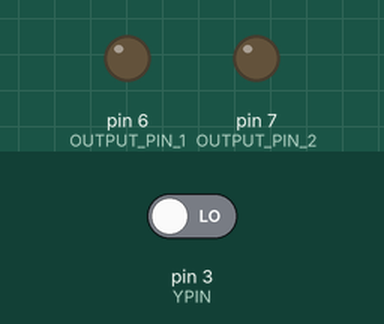
Recording of a sketch running on a simulated Arduino Uno, built with avr-gcc and run on an emulated ATmega328P. On the bench: output pins drawn as LEDs (lit = HIGH). The test bench sets the inputs (shaded band); at power-on: pin 3 (YPIN) LOW. Storage starts empty; what the sketch prints to the serial monitor is not drawn.

Above: at 2.2 s.
At 3.3 s:
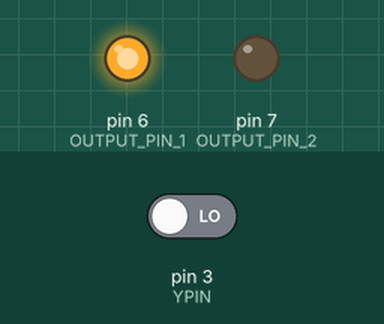
At 4.37 s:
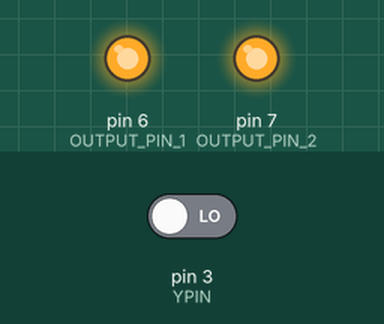
Timing chart, 0 to 4.8 s (numbered marks = the images above):
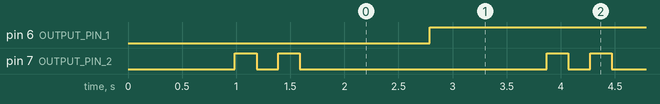

Measured:
- by itself, pin 6 (OUTPUT_PIN_1): LOW → HIGH at 2.8 s
- by itself, pin 7 (OUTPUT_PIN_2): moves between LOW and HIGH, repeating every 16.7 s
- by itself, everything shown: repeats every 2.4 s, in 4 steps

The sketch:

coffee_cup_cam.ino
```cpp
///////////////////////////////////////////////////////////////////////////////////
// Coffee Cup Capture Camera by Steve Hobley (www.stephenhobley.com)
// [Based on the
// Crittergram Capture Cam
// by Julius Schmiedel]
// for http://makezine.com/weekendprojects/
///////////////////////////////////////////////////////////////////////////////////

// Camera definitions

#define VC0706_PROTOCOL_SIGN 			0x56
#define VC0706_SERIAL_NUMBER 			0x00
#define VC0706_COMMAND_RESET			0x26
#define VC0706_COMMAND_GEN_VERSION		0x11
#define VC0706_COMMAND_TV_OUT_CTRL		0x44
#define VC0706_COMMAND_OSD_ADD_CHAR		0x45
#define VC0706_COMMAND_DOWNSIZE_SIZE		0x53
#define VC0706_COMMAND_READ_FBUF		0x32
#define FBUF_CURRENT_FRAME			0
#define FBUF_NEXT_FRAME				0
#define VC0706_COMMAND_FBUF_CTRL		0x36
#define VC0706_COMMAND_COMM_MOTION_CTRL		0x37
#define VC0706_COMMAND_COMM_MOTION_DETECTED	0x39
#define VC0706_COMMAND_POWER_SAVE_CTRL		0x3E
#define VC0706_COMMAND_COLOR_CTRL		0x3C
#define VC0706_COMMAND_MOTION_CTRL		0x42
#define VC0706_COMMAND_WRITE_DATA		0x31
#define VC0706_COMMAND_GET_FBUF_LEN		0x34
#define READ_DATA_BLOCK_NO			56

#define OUTPUT_PIN_1                            6
#define OUTPUT_PIN_2                            7
#define BUTTON_PIN                              5

// Make the reset lower than the tilt to add a little software hysteresis
#define THRESHOLD_TILT 800
#define THRESHOLD_RESET 600

#define OUTPUT1 6
#define OUTPUT2 7

#define XPIN 2
#define YPIN 3

/*******************************************************************************/

unsigned char 	tx_counter;
unsigned char 	tx_vcbuffer[20];
bool		tx_ready;
bool		rx_ready;
unsigned char 	rx_counter;
unsigned char 	VC0706_rx_buffer[80];
uint32_t 	frame_length=0;
uint32_t 	vc_frame_address =0;
uint32_t 	last_data_length=0;

// SD card stuff
#include <SPI.h>
#include <SD.h>
File myFile;

// where is the SD card connected? seeed = SS, ethernet shield = 4
const uint8_t SdChipSelect = 10;

char myFileName[16];
int image_number = 1;


/*******************************************************************************/
/*******************************************************************************/
void setup()
{
    FlashPin(2, OUTPUT_PIN_1);

    pinMode(XPIN, INPUT);
    pinMode(YPIN, INPUT);

    pinMode(OUTPUT_PIN_1, OUTPUT);
    pinMode(OUTPUT_PIN_2, OUTPUT);
    pinMode(BUTTON_PIN, INPUT_PULLUP);
    digitalWrite(OUTPUT_PIN_1, LOW);
    digitalWrite(OUTPUT_PIN_2, LOW);

    // we are using the standard SD library. pin 4 = ardunio ethernet shield - pin 10 = seeed sd shield
    SD.begin(SdChipSelect);

    Serial.begin(115200);

    // set jpeg quality
    VC0706_compression_ratio(90);
    delay(100);

    capture_photo("setup.jpg");

    FlashPin(2, OUTPUT_PIN_2);
}

/*******************************************************************************/
/*******************************************************************************/
void loop()
{

    // create a new file each and every time
    ResetFileName();

    WaitForTilt(YPIN);

    while (!CheckForReset(YPIN))
    {
      ResetFileName();
      // take picture
      capture_photo(myFileName);
      delay(10);

      FlashPin(2, OUTPUT_PIN_2);
      delay(500);
    }

    WaitForReset(YPIN);
}

/*******************************************************************************/
int ResetFileName()
{
  while (image_number != 0)
  {
    sprintf(myFileName, "CC_%04d.jpg", image_number);
    if (SD.exists(myFileName) == false) break;
    image_number++;
  }
}

/*******************************************************************************/
int ReadAxis(int pin)
{

// variables to read the pulse widths:
  int pulse;

  // variables to contain the resulting accelerations
  int acceleration;

  // read pulse from x- and y-axes:
  pulse = pulseIn(pin,HIGH);

  // convert the pulse width into acceleration
  // accelerationX and accelerationY are in milli-g's:
  // earth's gravity is 1000 milli-g's, or 1g.
  acceleration = ((pulse / 10) - 500) * 8;

  return acceleration;
}
/*******************************************************************************/
void WaitForButton()
{
  while (digitalRead(BUTTON_PIN) == HIGH)
  {
    delay(50);
  };
  digitalWrite(OUTPUT_PIN_1, HIGH);
  delay(500); // Simple debounce
  digitalWrite(OUTPUT_PIN_1, LOW);
}

/*******************************************************************************/
void FlashPin(int nooftimes, int pin)
{
  digitalWrite(pin, LOW);
  for (int i = 0; i < nooftimes; i++)
  {
    digitalWrite(pin, HIGH);
    delay(200);
    digitalWrite(pin, LOW);
    delay(200);
  }
}

/*******************************************************************************/
void WaitForTilt(int pin)
{
  while (ReadAxis(pin) > THRESHOLD_TILT)
  {
    delay(100);
  }
  digitalWrite(OUTPUT1, HIGH);
}

/*******************************************************************************/
void WaitForReset(int pin)
{
  while (ReadAxis(pin) < THRESHOLD_RESET)
  {
    delay(100);
  }
  digitalWrite(OUTPUT1, LOW);
}

/*******************************************************************************/
boolean CheckForReset(int pin)
{
  return (ReadAxis(pin) > THRESHOLD_RESET);
}
/*******************************************************************************
 * Function Name  : capture_photo
 * Description	  : capture a photo and store the file named temp.jpg into SD
 *
 * Input		  : None
 *
 * Output		  : None
 * Return		  : None
 *******************************************************************************/
void capture_photo(char myFileName[])
{

        // make sure video engine is running
  	VC0706_frame_control(3);
	delay(10);

        // Check to see if the file exists:
	// if exists,delete the file:
	if(SD.exists(myFileName)) SD.remove(myFileName);


        // freeze video enginge
	VC0706_frame_control(0);
	delay(10);
	rx_ready=false;
	rx_counter=0;

	Serial.end();			// clear all rx buffer
	delay(5);

	Serial.begin(115200);

	//get frame buffer length
	VC0706_get_framebuffer_length(0);
	delay(10);
	buffer_read();

	// store frame buffer length for coming reading
	frame_length=(VC0706_rx_buffer[5]<<8)+VC0706_rx_buffer[6];
	frame_length=frame_length<<16;
	frame_length=frame_length+(0x0ff00&(VC0706_rx_buffer[7]<<8))+VC0706_rx_buffer[8];

	vc_frame_address =READ_DATA_BLOCK_NO;

	myFile=SD.open(myFileName, FILE_WRITE);
	while(vc_frame_address<frame_length)
        {
  	  VC0706_read_frame_buffer(vc_frame_address-READ_DATA_BLOCK_NO, READ_DATA_BLOCK_NO);
		delay(9);

		//get the data with length=READ_DATA_BLOCK_NObytes
		rx_ready=false;
		rx_counter=0;
		buffer_read();

		// write data to file
		myFile.write(VC0706_rx_buffer+5,READ_DATA_BLOCK_NO);

		//read next READ_DATA_BLOCK_NO bytes from frame buffer
		vc_frame_address=vc_frame_address+READ_DATA_BLOCK_NO;

		}

	// get the last data
	vc_frame_address=vc_frame_address-READ_DATA_BLOCK_NO;

	last_data_length=frame_length-vc_frame_address;


	VC0706_read_frame_buffer(vc_frame_address,last_data_length);
	delay(9);
	//get the data
	rx_ready=false;
	rx_counter=0;
	buffer_read();

	myFile.write(VC0706_rx_buffer+5,last_data_length);

	myFile.close();

        // restart video enginge
	VC0706_frame_control(3);
	delay(10);
}


/*******************************************************************************
 * Function Name  : VC0706_read_frame_buffer
 * Description    : read image data from FBUF
 *
 * Input          : buffer_address(4 bytes); buffer_length(4 bytes)   ******YO!*******
 *
 * Output         : None
 * Return         : None
 *******************************************************************************/
void VC0706_read_frame_buffer(unsigned long buffer_address, unsigned long buffer_length)
{

	tx_vcbuffer[0]=VC0706_PROTOCOL_SIGN;
	tx_vcbuffer[1]=VC0706_SERIAL_NUMBER;
	tx_vcbuffer[2]=VC0706_COMMAND_READ_FBUF;
	tx_vcbuffer[3]=0x0c;
	tx_vcbuffer[4]=FBUF_CURRENT_FRAME;
	tx_vcbuffer[5]=0x0a;		// 0x0a=data transfer by MCU mode; 0x0f=data transfer by SPI interface
	tx_vcbuffer[6]=buffer_address>>24;			//starting address
	tx_vcbuffer[7]=buffer_address>>16;
	tx_vcbuffer[8]=buffer_address>>8;
	tx_vcbuffer[9]=buffer_address&0x0ff;

	tx_vcbuffer[10]=buffer_length>>24;		// data length
	tx_vcbuffer[11]=buffer_length>>16;
	tx_vcbuffer[12]=buffer_length>>8;
	tx_vcbuffer[13]=buffer_length&0x0ff;
	tx_vcbuffer[14]=0x00;		// delay time
	tx_vcbuffer[15]=0x0a;


	tx_counter=16;

	buffer_send();
}


/*******************************************************************************
 * Function Name  : VC0706_frame_control
 * Description    : control frame buffer register   ******YO!*******
 *
 * Input          : frame_control=control flag(1byte)
 *			: 		0 = stop current frame ; 1= stop next frame;2=step frame;3 =resume frame;
 *
 * Output         : None
 * Return         : None
 *******************************************************************************/
void VC0706_frame_control(byte frame_control)
{
	if(frame_control>3)frame_control=3;
	tx_vcbuffer[0]=VC0706_PROTOCOL_SIGN;
	tx_vcbuffer[1]=VC0706_SERIAL_NUMBER;
	tx_vcbuffer[2]=VC0706_COMMAND_FBUF_CTRL;
	tx_vcbuffer[3]=0x01;
	tx_vcbuffer[4]=frame_control;
	tx_counter=5;

	buffer_send();
}


/*******************************************************************************
 * Function Name  : VC0706_get_framebuffer_length
 * Description    : get byte-lengths in FBUF
 *
 * Input          : fbuf_type =current or next frame
 *			            0   =  current frame   ******YO!*******
 *				     1   =  next frame
 *
 * Output         : None
 * Return         : None
 *******************************************************************************/
void VC0706_get_framebuffer_length(byte fbuf_type)
{
	if(fbuf_type>1)fbuf_type=1;
	tx_vcbuffer[0]=VC0706_PROTOCOL_SIGN;
	tx_vcbuffer[1]=VC0706_SERIAL_NUMBER;
	tx_vcbuffer[2]=VC0706_COMMAND_GET_FBUF_LEN;
	tx_vcbuffer[3]=0x01;
	tx_vcbuffer[4]=fbuf_type;
	tx_counter=5;

	buffer_send();
}

/*******************************************************************************
 * Function Name  : VC0706_uart_power_save
 * Description    : stop current frame for reading
 *
 * Input          : power_on =1  start power-save
 *					   = 0  stop power-save
 *
 * Output         : None
 * Return         : None
 *******************************************************************************/
void VC0706_uart_power_save(byte power_save_on)
{
	tx_vcbuffer[0]=VC0706_PROTOCOL_SIGN;
	tx_vcbuffer[1]=VC0706_SERIAL_NUMBER;
	tx_vcbuffer[2]=VC0706_COMMAND_POWER_SAVE_CTRL;
	tx_vcbuffer[3]=0x03;
	tx_vcbuffer[4]=00;			//power save control mode
	tx_vcbuffer[5]=01;			// control by UART
	tx_vcbuffer[6]=power_save_on;			//start power save
	tx_counter=7;

	buffer_send();
}

/*******************************************************************************
 * Function Name  : VC0706_compression_ratio
 * Description	  : stop current frame for reading
 *
 * Input		  : ration		>13(minimum)   ******YO!*******
 *						<63(max)
 *
 * Output		  : None
 * Return		  : None
 *******************************************************************************/
void VC0706_compression_ratio(int ratio)
{
	if(ratio>63)ratio=63;
	if(ratio<13)ratio=13;
	int vc_comp_ratio=(ratio-13)*4+53;
	tx_vcbuffer[0]=VC0706_PROTOCOL_SIGN;
	tx_vcbuffer[1]=VC0706_SERIAL_NUMBER;
	tx_vcbuffer[2]=VC0706_COMMAND_WRITE_DATA;
	tx_vcbuffer[3]=0x05;
	tx_vcbuffer[4]=01;		//chip register
	tx_vcbuffer[5]=0x01;	//data num ready to write
	tx_vcbuffer[6]=0x12;	//register address
	tx_vcbuffer[7]=0x04;
	tx_vcbuffer[8]=vc_comp_ratio; //data

	tx_counter=9;

	buffer_send();
}


/*******************************************************************************
 * Function Name  : buffer_send
 * Description    : Transmit buffer to VC0706
 *
 * Input          : tx_vcbuffer
 *
 * Output         : None
 * Return         : None
 *******************************************************************************/
void buffer_send()
{
	int i=0;

	for (i=0;i<tx_counter;i++)
		Serial.write(tx_vcbuffer[i]);

	tx_ready=true;
}


/*******************************************************************************
 * Function Name  : buffer_read
 * Description    : Receive buffer from VC0706
 *
 * Input          : None
 *
 * Output         : rx_buffer, rx_ready
 * Return         : None
 *******************************************************************************/
void buffer_read()
{
	bool validity=true;

	if (rx_ready)			// if something unread in buffer, just quit
		return;

	rx_counter=0;
	VC0706_rx_buffer[0]=0;
	while (Serial.available() > 0)
	{
		VC0706_rx_buffer[rx_counter++]= Serial.read();
		//delay(1);
	}

	if (VC0706_rx_buffer[0]!=0x76)
		validity=false;
	if (VC0706_rx_buffer[1]!=VC0706_SERIAL_NUMBER)
		validity=false;

	if (validity) rx_ready=true;


}
```
